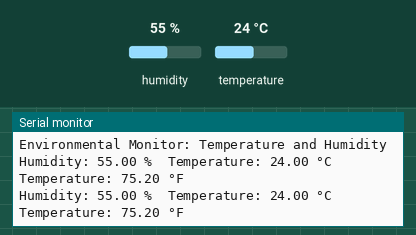
This sketch was run on a simulated Arduino Uno, built with avr-gcc and run on an emulated ATmega328P. Parts: the last lines printed to the serial monitor. The inputs (shaded band) are chosen by the test bench; at power-on: humidity 55 %, temperature 24 °C.

Above: at 4.8 s.
4.9 s: humidity set to 22 %
At 7.2 s:
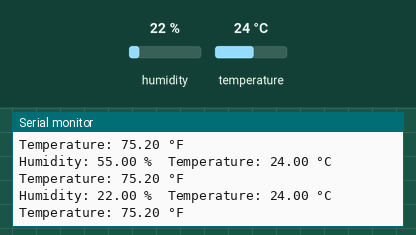
7.9 s: temperature set to 12 °C
At 9.7 s:
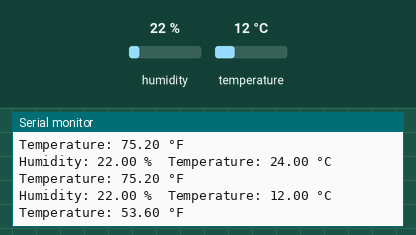
10.9 s: humidity set to 40 %
At 13.3 s:
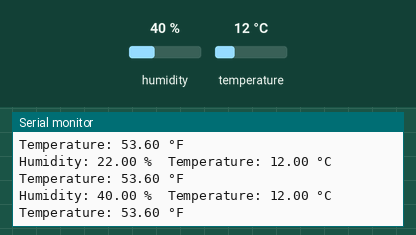
Timing chart, 0 to 14.8 s (numbered marks = the images above; inputs shaded):
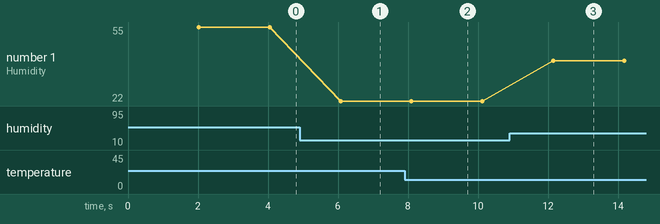

Measured:
- after the input at 4.9 s, the serial monitor: prints a new line after 1.2 s (image 1)
- after the input at 7.9 s, the serial monitor: prints a new line after 0.20 s (image 2)
- after the input at 10.9 s, the serial monitor: prints a new line after 1.2 s (image 3)
- plotted number 1: 55 → 22 after the input at 4.9 s, 22 → 40 after the input at 10.9 s

The sketch:

175.ino
```cpp
#include <DHT.h>

// Define the DHT sensor type and the pin it is connected to
#define DHTPIN A0        // A0 pin for the DHT11 sensor on the DFRobot Accessory Shield
#define DHTTYPE DHT11    // DHT11 sensor

// Initialize the DHT sensor
DHT dht(DHTPIN, DHTTYPE);

void setup() {
  Serial.begin(9600);  // Start the serial communication
  dht.begin();         // Initialize the DHT sensor
  Serial.println("Environmental Monitor: Temperature and Humidity");
}

void loop() {
  // Wait a few seconds between measurements
  delay(2000);

  // Read humidity and temperature
  float humidity = dht.readHumidity();
  float temperature = dht.readTemperature();  // Celsius by default

  // Check if any reads failed and exit early (to try again)
  if (isnan(humidity) || isnan(temperature)) {
    Serial.println("Failed to read from DHT sensor!");
    return;
  }

  // Print the results to the Serial Monitor
  Serial.print("Humidity: ");
  Serial.print(humidity);
  Serial.print(" %\t");
  Serial.print("Temperature: ");
  Serial.print(temperature);
  Serial.println(" °C");

  // If you want the temperature in Fahrenheit, you can add this:
  float temperatureF = dht.readTemperature(true);
  Serial.print("Temperature: ");
  Serial.print(temperatureF);
  Serial.println(" °F");
}
```
